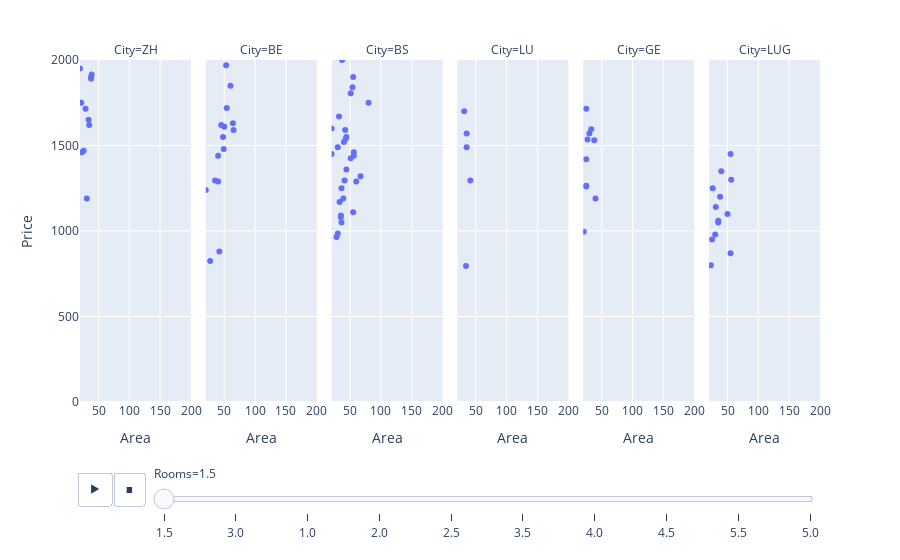

Notebook code cell kept with this figure:
### Code cell
fig= px.scatter(df2, 'Area', 'Price', facet_col='City', animation_frame='Rooms', animation_group='Price',range_x=[20,200], range_y=[0,2000])
fig.show()

### Figure 1 — Plotly figure (JSON) as saved in the notebook; plotly's stock layout.template omitted (floating-point values rounded to 4 significant figures)
{"data": [{"hovertemplate": "Rooms=1.5<br>City=ZH<br>Area=%{x}<br>Price=%{y}<extra></extra>", "ids": [1650, 1460, 1915, 1715, 1890, 1750, 1620, 1950, 1950, 1950, 1950, 1750, 1190, 1900, 1620, 1470], "legendgroup": "", "marker": {"color": "#636efa", "symbol": "circle"}, "mode": "markers", "name": "", "orientation": "v", "showlegend": false, "type": "scatter", "x": [34, 23, 39, 29, 38, 22, 35, 20, 20, 20, 40, 30, 31, 38, 35, 26], "xaxis": "x", "y": [1650, 1460, 1915, 1715, 1890, 1750, 1620, 1950, 1950, 1950, 1950, 1750, 1190, 1900, 1620, 1470], "yaxis": "y"}, {"hovertemplate": "Rooms=1.5<br>City=BE<br>Area=%{x}<br>Price=%{y}<extra></extra>", "ids": [1240, 1550, 1290, 880, 1590, 1720, 1440, 825, 1620, 1295, 1610, 1290, 1630, 1970, 1480, 1590, 1240, 1850], "legendgroup": "", "marker": {"color": "#636efa", "symbol": "circle"}, "mode": "markers", "name": "", "orientation": "v", "showlegend": false, "type": "scatter", "x": [20, 48, 40, 42, 65, 54, 40, 27, 45, 35, 50, 30, 64, 53, 49, 25, 23, 60], "xaxis": "x2", "y": [1240, 1550, 1290, 880, 1590, 1720, 1440, 825, 1620, 1295, 1610, 1290, 1630, 1970, 1480, 1590, 1240, 1850], "yaxis": "y2"}, {"hovertemplate": "Rooms=1.5<br>City=BS<br>Area=%{x}<br>Price=%{y}<extra></extra>", "ids": [2000, 1080, 1250, 1550, 1090, 1190, 1170, 1290, 965, 1750, 1490, 1490, 1450, 1550, 985, 1320, 1900, 1050, 1110, 1520, 1490, 2000, 1110, 1460, 1750, 1425, 1590, 1840, 1540, 1590, 1450, 1440, 1600, 1670, 1805, 1750, 1750, 1360, 1900, 1050, 1295, 2000, 1600, 1250], "legendgroup": "", "marker": {"color": "#636efa", "symbol": "circle"}, "mode": "markers", "name": "", "orientation": "v", "showlegend": false, "type": "scatter", "x": [37, 35, 36, 44, 35, 39, 33, 60, 28, 80, 30, 30, 20, 20, 30, 67, 55, 36, 55, 40, 47, 77, 30, 56, 45, 51, 42, 54, 43, 42, 56, 56, 20, 32, 51, 45, 45, 44, 32, 25, 41, 42, 28, 39], "xaxis": "x3", "y": [2000, 1080, 1250, 1550, 1090, 1190, 1170, 1290, 965, 1750, 1490, 1490, 1450, 1550, 985, 1320, 1900, 1050, 1110, 1520, 1490, 2000, 1110, 1460, 1750, 1425, 1590, 1840, 1540, 1590, 1450, 1440, 1600, 1670, 1805, 1750, 1750, 1360, 1900, 1050, 1295, 2000, 1600, 1250], "yaxis": "y3"}, {"hovertemplate": "Rooms=1.5<br>City=LU<br>Area=%{x}<br>Price=%{y}<extra></extra>", "ids": [1490, 1295, 795, 1570, 1700], "legendgroup": "", "marker": {"color": "#636efa", "symbol": "circle"}, "mode": "markers", "name": "", "orientation": "v", "showlegend": false, "type": "scatter", "x": [35, 41, 34, 35, 31], "xaxis": "x4", "y": [1490, 1295, 795, 1570, 1700], "yaxis": "y4"}, {"hovertemplate": "Rooms=1.5<br>City=GE<br>Area=%{x}<br>Price=%{y}<extra></extra>", "ids": [1530, 1535, 1190, 1595, 1715, 1420, 1570, 1265, 995, 1260], "legendgroup": "", "marker": {"color": "#636efa", "symbol": "circle"}, "mode": "markers", "name": "", "orientation": "v", "showlegend": false, "type": "scatter", "x": [38, 27, 40, 33, 25, 25, 30, 25, 21, 25], "xaxis": "x5", "y": [1530, 1535, 1190, 1595, 1715, 1420, 1570, 1265, 995, 1260], "yaxis": "y5"}, {"hovertemplate": "Rooms=1.5<br>City=LUG<br>Area=%{x}<br>Price=%{y}<extra></extra>", "ids": [800, 1300, 1050, 1200, 1140, 950, 870, 980, 800, 1300, 1350, 1060, 1100, 1250, 1450], "legendgroup": "", "marker": {"color": "#636efa", "symbol": "circle"}, "mode": "markers", "name": "", "orientation": "v", "showlegend": false, "type": "scatter", "x": [23, 56, 35, 38, 31, 25, 55, 30, 20, 36, 40, 35, 50, 26, 55], "xaxis": "x6", "y": [800, 1300, 1050, 1200, 1140, 950, 870, 980, 800, 1300, 1350, 1060, 1100, 1250, 1450], "yaxis": "y6"}], "layout": {"annotations": [{"font": {}, "showarrow": false, "text": "City=ZH", "x": 0.075, "xanchor": "center", "xref": "paper", "y": 1, "yanchor": "bottom", "yref": "paper"}, {"font": {}, "showarrow": false, "text": "City=BE", "x": 0.245, "xanchor": "center", "xref": "paper", "y": 1, "yanchor": "bottom", "yref": "paper"}, {"font": {}, "showarrow": false, "text": "City=BS", "x": 0.415, "xanchor": "center", "xref": "paper", "y": 1, "yanchor": "bottom", "yref": "paper"}, {"font": {}, "showarrow": false, "text": "City=LU", "x": 0.585, "xanchor": "center", "xref": "paper", "y": 1, "yanchor": "bottom", "yref": "paper"}, {"font": {}, "showarrow": false, "text": "City=GE", "x": 0.755, "xanchor": "center", "xref": "paper", "y": 1, "yanchor": "bottom", "yref": "paper"}, {"font": {}, "showarrow": false, "text": "City=LUG", "x": 0.925, "xanchor": "center", "xref": "paper", "y": 1, "yanchor": "bottom", "yref": "paper"}], "legend": {"tracegroupgap": 0}, "margin": {"t": 60}, "sliders": [{"active": 0, "currentvalue": {"prefix": "Rooms="}, "len": 0.9, "pad": {"b": 10, "t": 60}, "steps": [{"args": [["1.5"], {"frame": {"duration": 0, "redraw": false}, "fromcurrent": true, "mode": "immediate", "transition": {"duration": 0, "easing": "linear"}}], "label": "1.5", "method": "animate"}, {"args": [["3.0"], {"frame": {"duration": 0, "redraw": false}, "fromcurrent": true, "mode": "immediate", "transition": {"duration": 0, "easing": "linear"}}], "label": "3.0", "method": "animate"}, {"args": [["1.0"], {"frame": {"duration": 0, "redraw": false}, "fromcurrent": true, "mode": "immediate", "transition": {"duration": 0, "easing": "linear"}}], "label": "1.0", "method": "animate"}, {"args": [["2.0"], {"frame": {"duration": 0, "redraw": false}, "fromcurrent": true, "mode": "immediate", "transition": {"duration": 0, "easing": "linear"}}], "label": "2.0", "method": "animate"}, {"args": [["2.5"], {"frame": {"duration": 0, "redraw": false}, "fromcurrent": true, "mode": "immediate", "transition": {"duration": 0, "easing": "linear"}}], "label": "2.5", "method": "animate"}, {"args": [["3.5"], {"frame": {"duration": 0, "redraw": false}, "fromcurrent": true, "mode": "immediate", "transition": {"duration": 0, "easing": "linear"}}], "label": "3.5", "method": "animate"}, {"args": [["4.0"], {"frame": {"duration": 0, "redraw": false}, "fromcurrent": true, "mode": "immediate", "transition": {"duration": 0, "easing": "linear"}}], "label": "4.0", "method": "animate"}, {"args": [["4.5"], {"frame": {"duration": 0, "redraw": false}, "fromcurrent": true, "mode": "immediate", "transition": {"duration": 0, "easing": "linear"}}], "label": "4.5", "method": "animate"}, {"args": [["5.5"], {"frame": {"duration": 0, "redraw": false}, "fromcurrent": true, "mode": "immediate", "transition": {"duration": 0, "easing": "linear"}}], "label": "5.5", "method": "animate"}, {"args": [["5.0"], {"frame": {"duration": 0, "redraw": false}, "fromcurrent": true, "mode": "immediate", "transition": {"duration": 0, "easing": "linear"}}], "label": "5.0", "method": "animate"}], "x": 0.1, "xanchor": "left", "y": 0, "yanchor": "top"}], "updatemenus": [{"buttons": [{"args": [null, {"frame": {"duration": 500, "redraw": false}, "fromcurrent": true, "mode": "immediate", "transition": {"duration": 500, "easing": "linear"}}], "label": "&#9654;", "method": "animate"}, {"args": [[null], {"frame": {"duration": 0, "redraw": false}, "fromcurrent": true, "mode": "immediate", "transition": {"duration": 0, "easing": "linear"}}], "label": "&#9724;", "method": "animate"}], "direction": "left", "pad": {"r": 10, "t": 70}, "showactive": false, "type": "buttons", "x": 0.1, "xanchor": "right", "y": 0, "yanchor": "top"}], "xaxis": {"anchor": "y", "domain": [0, 0.15], "range": [20, 200], "title": {"text": "Area"}}, "xaxis2": {"anchor": "y2", "domain": [0.17, 0.32], "matches": "x", "range": [20, 200], "title": {"text": "Area"}}, "xaxis3": {"anchor": "y3", "domain": [0.34, 0.49], "matches": "x", "range": [20, 200], "title": {"text": "Area"}}, "xaxis4": {"anchor": "y4", "domain": [0.51, 0.66], "matches": "x", "range": [20, 200], "title": {"text": "Area"}}, "xaxis5": {"anchor": "y5", "domain": [0.68, 0.83], "matches": "x", "range": [20, 200], "title": {"text": "Area"}}, "xaxis6": {"anchor": "y6", "domain": [0.85, 1], "matches": "x", "range": [20, 200], "title": {"text": "Area"}}, "yaxis": {"anchor": "x", "domain": [0, 1], "range": [0, 2000], "title": {"text": "Price"}}, "yaxis2": {"anchor": "x2", "domain": [0, 1], "matches": "y", "showticklabels": false}, "yaxis3": {"anchor": "x3", "domain": [0, 1], "matches": "y", "showticklabels": false}, "yaxis4": {"anchor": "x4", "domain": [0, 1], "matches": "y", "showticklabels": false}, "yaxis5": {"anchor": "x5", "domain": [0, 1], "matches": "y", "showticklabels": false}, "yaxis6": {"anchor": "x6", "domain": [0, 1], "matches": "y", "showticklabels": false}}}
